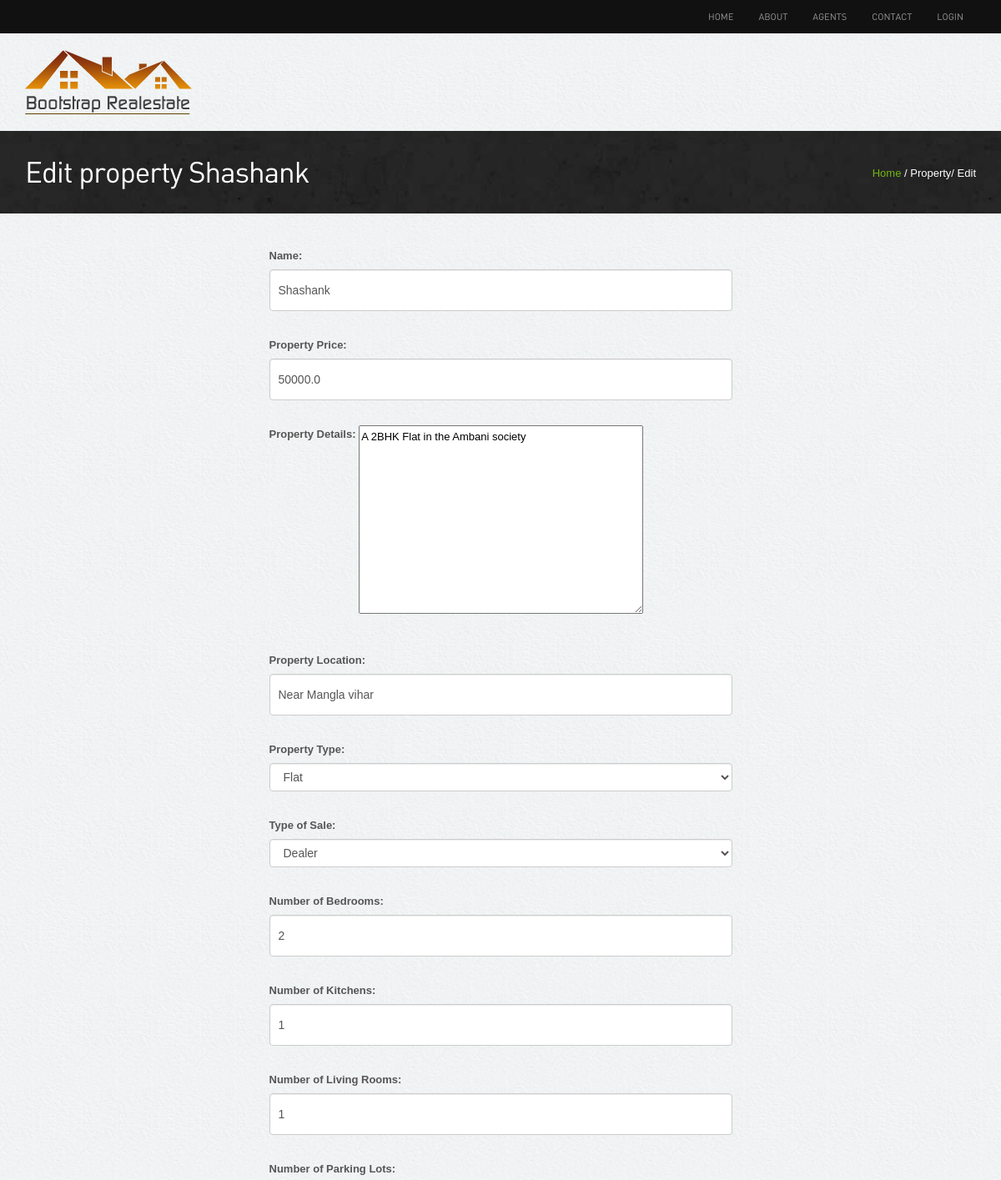
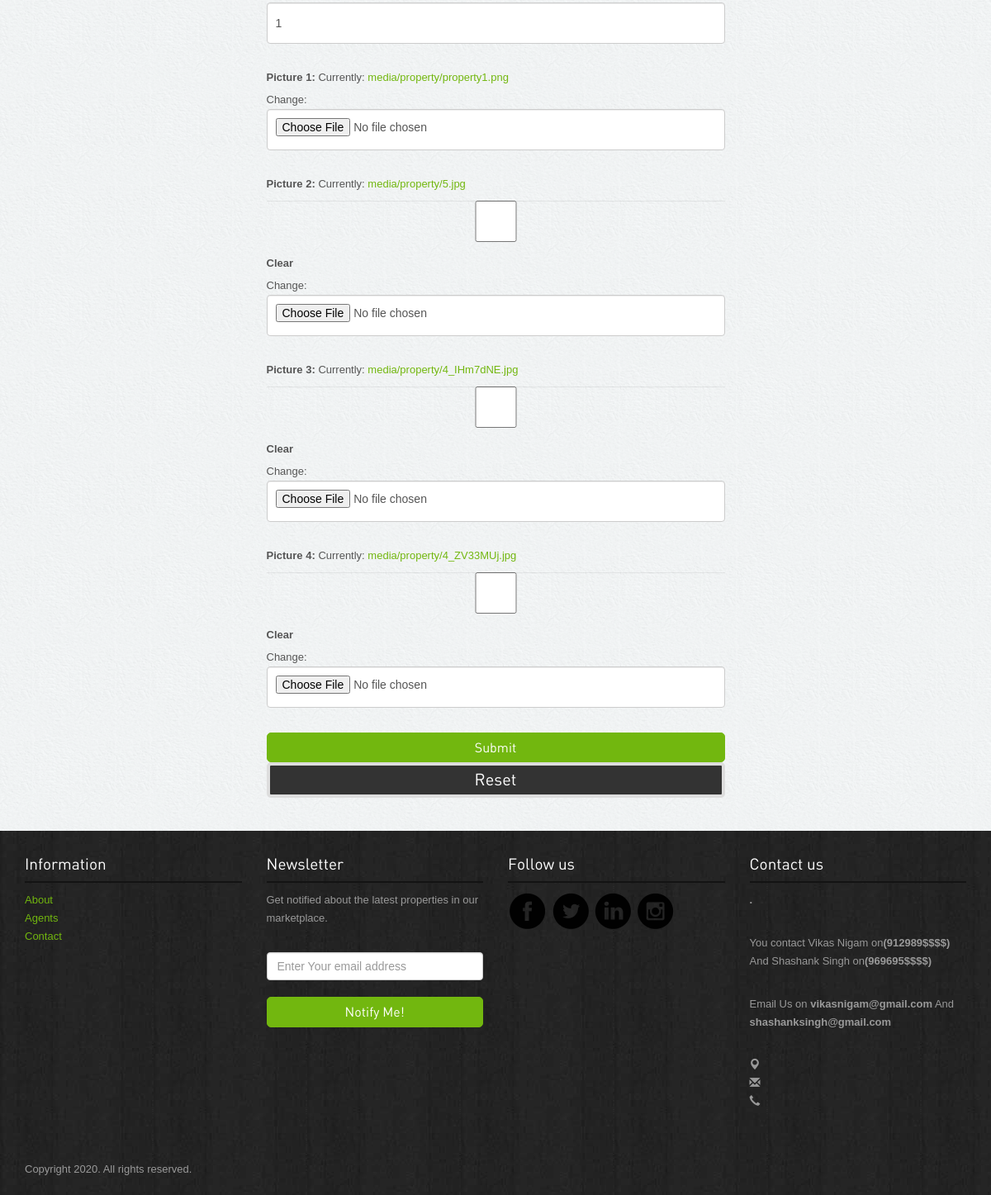
The app's page /property/update/1 with its own data (2 pictures, top to bottom).
### property/models.py (models this page shows, shortened)
class Property(models.Model) :
    name = models.CharField(max_length=100)
    agent = models.ForeignKey(Agent, on_delete=models.SET_NULL, null=True, verbose_name='Agent')
    price = models.FloatField(verbose_name='Property Price')
    description = models.TextField(verbose_name='Property Details')
    location = models.CharField(max_length=200, verbose_name='Property Location')
    building_type = models.ForeignKey(BuildingType, on_delete=models.SET_NULL, null=True, verbose_name='Property Type')
    sale_type = models.ForeignKey(SaleType, on_delete=models.SET_NULL, null=True, verbose_name='Type of Sale')
    date_added = models.DateField(default=timezone.now, verbose_name='Date Registered')
    bedrooms = models.IntegerField(default=0, verbose_name='Number of Bedrooms')
    kitchens = models.IntegerField(default=0, verbose_name='Number of Kitchens')
    living_rooms = models.IntegerField(default=0, verbose_name='Number of Living Rooms')
    parking = models.IntegerField(default=0, verbose_name='Number of Parking Lots')
    picture_1 = models.ImageField(upload_to="media/property")
    picture_2 = models.ImageField(blank=True, null=True, upload_to="media/property")
    picture_3 = models.ImageField(blank=True, null=True, upload_to="media/property")
    picture_4 = models.ImageField(blank=True, null=True, upload_to="media/property")
    availability = models.BooleanField(default=True)
    class Meta :
        verbose_name_plural = 'Properties'
        ordering =['name', 'price']

class BuildingType(models.Model) :
    name = models.CharField(max_length=100)
    description = models.TextField()
    def __str__(self):
        return self.name
    class Meta :
        verbose_name = "Type of Building"
        verbose_name_plural = "Types of Building"
        ordering = ("name", )

class SaleType(models.Model) :
    name = models.CharField(max_length=100)
    description = models.TextField()
    class Meta:
        ordering = ("name", )
        verbose_name = "Type of Sale"
        verbose_name_plural = "Types of Sale"
    def __str__(self):
        return self.name

### property/views.py (the view)
# urls.py: path('update/<int:pk>', views.PropertyUpdateView.as_view(), name='update'),
class PropertyUpdateView(UpdateView):
    template_name_suffix = '_update_form'
    model = Property
    fields = (
        'name', 'price', 'description', 'location', 'building_type', 'sale_type', 'bedrooms', 'kitchens',
        'living_rooms', 'parking', \
        'picture_1', 'picture_2', 'picture_3', 'picture_4')
    success_url = reverse_lazy('property:success_update')

### templates/property/property_update_form.html (shortened to what this page needs)
{% extends "base.html" %}
{% load static %}
{% block content %}
<div class="inside-banner">
  <div class="container">
    <span class="pull-right"><a href="#">Home</a> / Property/ Edit</span>
    <h2>Edit property {{ property.name }}</h2>
</div>
</div>
<div class="container">
    <div class="spacer">
        <div class="row register">
            <div class="col-lg-6 col-lg-offset-3 col-sm-6 col-sm-offset-3 col-xs-12 ">
                <form method="post" action="" enctype="multipart/form-data">
                    {{ form.as_p }}
                    <button type="submit" value="submit" class="btn btn-success">Submit</button>
                    <button type="reset" value="Reset" class="btn btn-info"> Reset </button>
                </form>
            </div>
        </div>
    </div>
</div>
{% endblock %}

### static/assets/style.css (style rules this page uses)
body { color:#555; font:normal 13px/22px Arial; background:url(../images/bgmain.png) #eee; }
h1,h2,h3,h4,h5 { font-weight:normal; font-family: din;margin: 0;padding: 0;color: #000 }
h2 { font-size: 35px; letter-spacing: -1px;margin-bottom: 20px; }
p { margin-bottom: 30px; }
a { color:#72b70f; text-decoration:none;outline: none; }
.spacer { margin-top: 40px;margin-bottom:40px; }
select,input { outline: 0; margin-bottom: 20px; }
.btn { border-radius: 5px; font-family: din; outline: none; }
.btn-success { background: #72b70f;border:1px solid #72b70f;padding:6px 20px; font-size:16px; width: 100%; }
.btn-info { background: #333;border:4px solid #ddd;padding: 3px 20px; font-size:20px; border-radius: 20px; }
.register input { padding: 10px; height: 50px; }
.register input,.register textarea,.contact input,.contact textarea { margin-bottom: 15px; }
.login button,.register button,.contact button { width: 100%;border-radius: 5px; }
.inside-banner { background:url(../images/bginside.jpg) #222;color: #fff; padding: 30px 0; }
.inside-banner h2 { margin: 0; color: #fff; }
.inside-banner span { margin-top: 10px; }

### records on screen
Property: name "Shashank", price "50000.0", description "A 2BHK Flat in the Ambani society", location "Near Mangla vihar", building_type "Flat", sale_type "Dealer", bedrooms "2", kitchens "1", living_rooms "1", parking "1"
